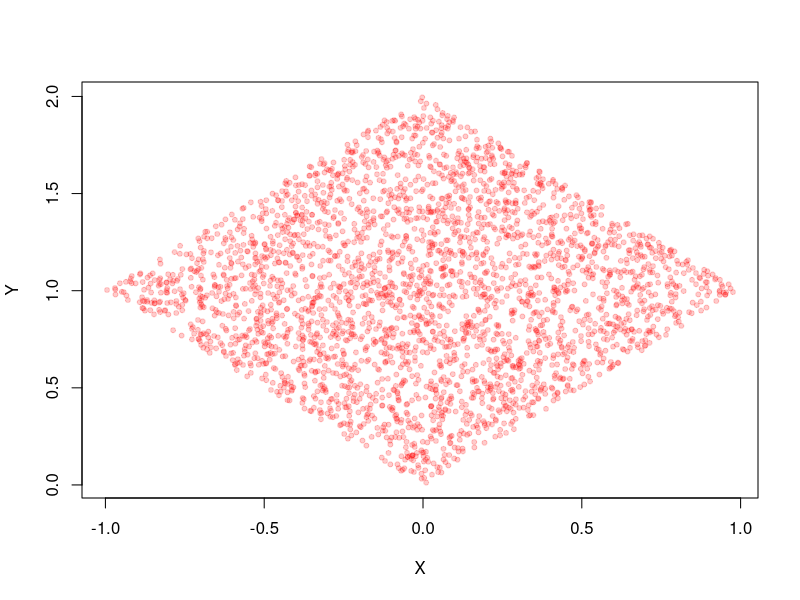
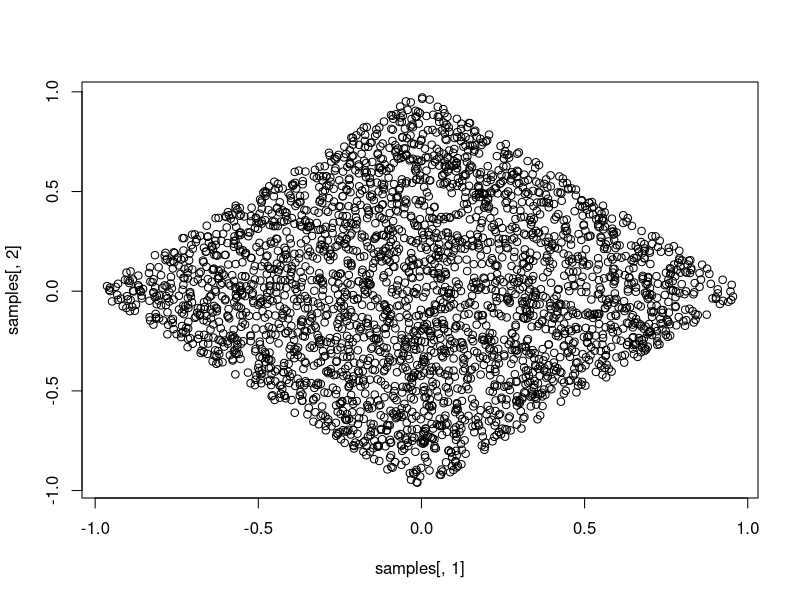

R code for these plots, in order:
# Problem 1
R = runif(3e3,-1,1)
rad = runif(3e3,0,1)
X = rad - abs(R)
Y = abs(R) + rad
plot(X,Y, pch = 20, col=rgb(1,0,0,0.2))

arfunction = function() {
  while(TRUE) {
    x = runif(1,min = -1,max = 1)
    y = runif(1,min = -1, max = 1)
    if (abs(x) + abs(y) <= 1){
      rv = c(x, y)
      return(rv)
    }
  }
}
samples = matrix(nrow = 3000, ncol = 2)
for(i in 1:3000) {
  x = arfunction()
  samples[i,1] = x[1]
  samples[i,2] = x[2]
}
plot(samples[,1],samples[,2])

# Problem 2
x = c(91, 504, 557, 609, 693, 727, 764, 803, 857, 929, 970, 1043, 1089, 1195, 1384, 1713)
a = 3
b = 3
tau.2 = 10
theta.0 = 5